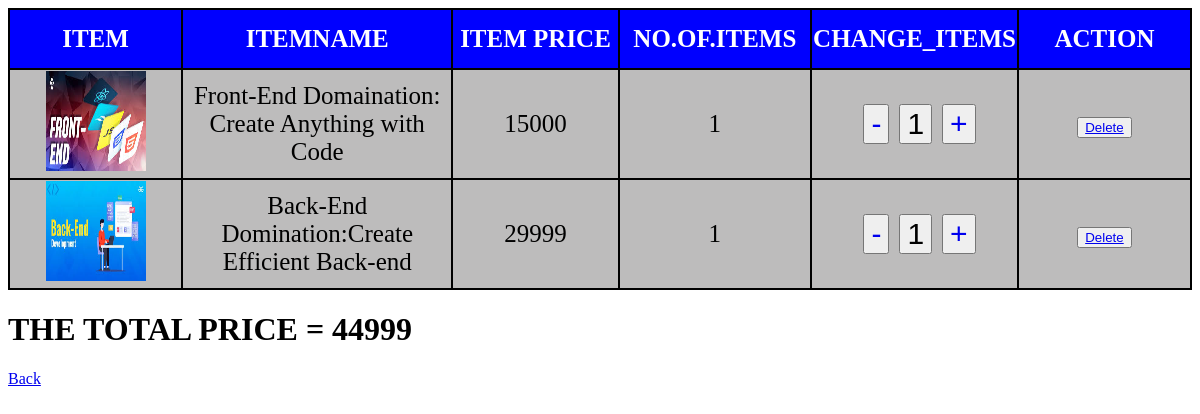
/viewcart/ (signed in), run on the app's committed database.
### myapp/models.py (models this page shows)
class cart_item(models.Model):
    user=models.ForeignKey(User,on_delete=models.CASCADE)
    Courses=models.ForeignKey(course,on_delete=models.CASCADE)
    quantity=models.PositiveIntegerField(default=0)

class course(models.Model):
    image=models.ImageField(upload_to='image/')
    coursename=models.CharField(max_length=50)
    description=models.TextField()
    price=models.IntegerField()
    auther=models.CharField(max_length=25)

### myapp/views.py (the view)
# urls.py: path('viewcart/',View_cart,name='viewcart'),
@login_required(login_url='login')
def View_cart(request):
    data=cart_item.objects.all()
    total=sum(i.Courses.price*i.quantity for i in data)
    return render(request,'viewcart.html',{'data':data ,'total':total})

### template/viewcart.html (shortened to what this page needs)
<!DOCTYPE html>
<html lang="en">
<head>
</head>
<body>
    <table>
        <tr>
        <th>ITEM</th>
        <th>ITEMNAME</th>
        <th>ITEM PRICE</th>
        <th>NO.OF.ITEMS</th>
        <th>CHANGE_ITEMS</th>
        <th>ACTION</th></tr>
        {% for i in data %}
        <tr>
            <td><img src="{{ i.Courses.image.url  }}" alt="image" width="100" height="100"></td>
            <td id="cname">{{i.Courses.coursename}}</td>
            <td>{{i.Courses.price}}</td>
            <td>{{i.quantity}}</td>
            <td><button style="margin-left: 10px;"><a href="{% url 'removecart' i.id %}" style="text-decoration: none;font-size: 30px;">-</a></button><button style="margin-left:10px;margin-right:10px; font-size: 30px;">{{i.quantity}}</button><button><a href="{% url 'addcart' i.Courses.id %}" style="text-decoration: none;font-size: 30px;">+</a></button></td>
            <td><button><a href="{% url 'delcart' i.id %}">Delete</a></button> </td>
        </tr>
        {% endfor %}
    </table>
    <h1>THE TOTAL PRICE = {{total}}</h1>
    <a href="{% url 'course' %}">Back</a>
</body>
</html>

### template/viewcart.html (style rules this page uses)
table,tr,td,th { border: 2px solid black; border-collapse: collapse; }
td,tr { width:200px; height:60px; text-align: center; font-size: 25px; background-color:rgb(189, 188, 188); }
th { width:150px; color: white; background-color: blue; }
#cname { width: 300px; }

### data on the page
cart_item: Courses.image (picture), Courses.coursename "Front-End Domaination: Create Anything with Code", Courses.price "15000", quantity "1"
cart_item: Courses.image (picture), Courses.coursename "Back-End Domination:Create Efficient Back-end", Courses.price "29999", quantity "1"

### other printed values
{{ total }} "44999"
